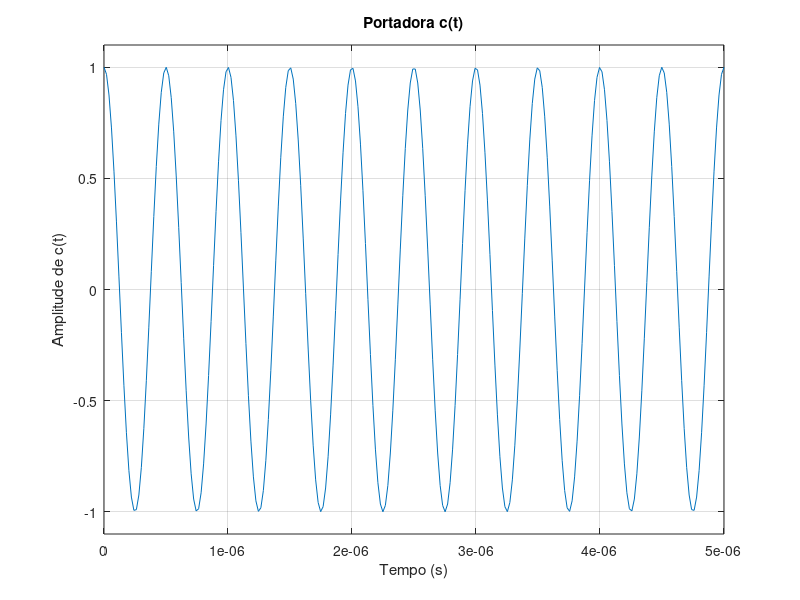
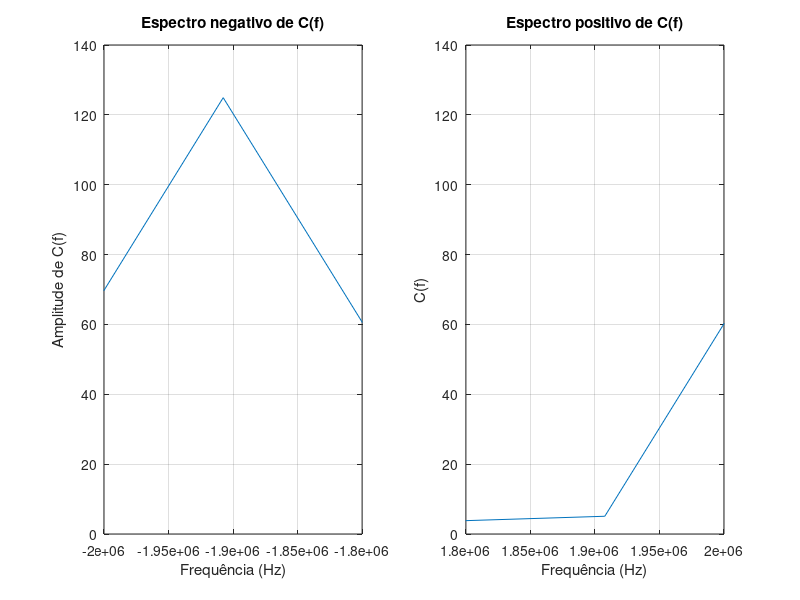
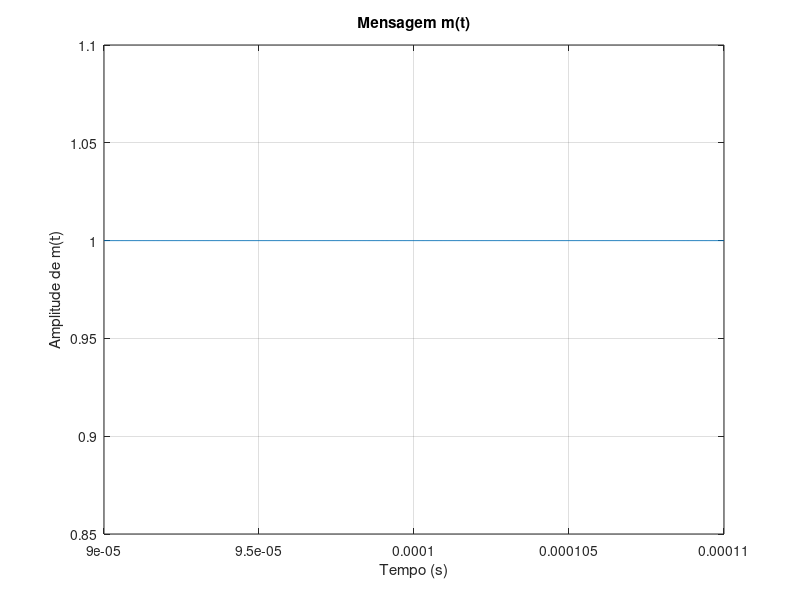

Write the MATLAB code that produced these figures, in order. (Note: this script raises an error after producing the figures.)
%%%%%%%%%%%%%%%%%%%%%%%%%%%%%%% PCOM SEL 0616 %%%%%%%%%%%%%%%%%%%%%%%%%%%%%

%Carlos Henrique Hannas de Carvalho, nUSP: 11965988

%%%%%%%%%%%%%%%%%%%%%%%%%%%%%%%%%%%%%%%%%%%%%%%%%%%%%%%%%%%%%%%%%%%%%%%%%%%

close all
clear all

%%%%%%%%%%%%%%%%%%%%%%%%%%%%% DADOS INICIAIS %%%%%%%%%%%%%%%%%%%%%%%%%%%%%%

f_c = 2 * 10^6;                                                            %Frequencia da portadora (Hz)
f_samp = 50 * 10^6;                                                        %Frequencia de amostragem (Hz)

t_0 = 0;                                                                   %Tempo inicial (s)
t_f = 200 * 10^-6;                                                         %Tempo final (s)

%%%%%%%%%%%%%%%%%%%%%%%%%%%%%%% EXERCICIO 1 %%%%%%%%%%%%%%%%%%%%%%%%%%%%%%%

%Intervalo de amplitudes no grafico
A_min = -1.1; 
A_max = 1.1;

t_f1 = 5 * 10^-6;                                                          %Tempo final (s) para exercicio 1                                                           

N = f_samp * (t_f1 - t_0);                                                 %Quantidade de amostragens, no intervalo de tempo solicitado

t = linspace(t_0, t_f1, N+1);                                              %Vetor de tempo, com N amostras

c_t = cos(2 * pi * f_c * t);                                               %Funcao da portadora c(t)

ciclos = f_c * (t_f1 - t_0);                                               %Quantidade de ciclos no intervalo de tempo solicitado

%Plot da portadora c(t)
figure
plot(t, c_t)
xlabel('Tempo (s)')
ylabel('Amplitude de c(t)')
ylim([A_min, A_max])                                                       %Intervalo de amplitude do grafico 
title('Portadora c(t)');
grid on

%%%%%%%%%%%%%%%%%%%%%%%%%%%%%%%%%%%%%%%%%%%%%%%%%%%%%%%%%%%%%%%%%%%%%%%%%%%

%%%%%%%%%%%%%%%%%%%%%%%%%%%%%%% EXERCICIO 2 %%%%%%%%%%%%%%%%%%%%%%%%%%%%%%%

%Intervalo de frequencia para subplot negativo
f_neg_min = -2 * 10^6;
f_neg_max = -1.8 * 10^6;

%Intervalo de frequencia para subplot positivo
f_pos_min = 1.8 * 10^6;
f_pos_max = 2 * 10^6;

C_f = fft(c_t);                                                            %C(f): Transformada de Fourier de c(t)

f = linspace(-f_samp/2, f_samp/2, N+1);                                    %Vetor de amostragem de frequencias 

%Plot dos espectros negativo e positivo
figure
subplot(1,2,1)                                                             %Posicao do espectro negativo no grafico
plot(f, fftshift(abs(C_f)))
xlabel('Frequência (Hz)')
ylabel('Amplitude de C(f)')
xlim([f_neg_min, f_neg_max])                                               %Intervalo de frequencia do espectro negativo
title('Espectro negativo de C(f)')
grid on

subplot(1,2,2)                                                             %Posicao do espectro positivo no grafico
plot(f, fftshift(abs(C_f)))
xlabel('Frequência (Hz)')
ylabel('C(f)')
xlim([f_pos_min, f_pos_max])                                               %Intervalo de frequencia do espectro positivo
title('Espectro positivo de C(f)')
grid on

%%%%%%%%%%%%%%%%%%%%%%%%%%%%%%%%%%%%%%%%%%%%%%%%%%%%%%%%%%%%%%%%%%%%%%%%%%%

%%%%%%%%%%%%%%%%%%%%%%%%%%%%%%% EXERCICIO 3 %%%%%%%%%%%%%%%%%%%%%%%%%%%%%%%

%Intervalo de tempo para plot
t_i3 = 90 * 10^-6;                                                         %Tempo inicial (s) do exercicio 3
t_f3 = 110 * 10^-6;                                                        %Tempo final (s) do exercicio 3

N = (t_f3 - t_i3) * f_samp;

t = linspace(t_i3, t_f3, round(N));                                        %Vetor de tempo, com N amostras 

m_t = sinc(t - (100 * 10^-6));                                             %Funcao m(t)

%Plot da mensagem m(t)
figure
plot(t, m_t);
xlabel('Tempo (s)')
ylabel('Amplitude de m(t)')
title('Mensagem m(t)')
grid on

%%%%%%%%%%%%%%%%%%%%%%%%%%%%%%%%%%%%%%%%%%%%%%%%%%%%%%%%%%%%%%%%%%%%%%%%%%%

%%%%%%%%%%%%%%%%%%%%%%%%%%%%%%% EXERCICIO 4 %%%%%%%%%%%%%%%%%%%%%%%%%%%%%%%

%Intervalo de frequencia 
f_min = -2 * 10^6;
f_max = 2 * 10^6;

M_f = fft(m_t);                                                            %M(f): Transformada de Fourier de m(t)

f = linspace(-f_samp/2, f_samp/2, N+1);                                    %Vetor de amostragem de frequencias 

LMP = powerbw(abs(M_f), f);                                                %Calcula Largura de Meia Potencia (LMP)

%Plot do espectro de M(f)
figure
plot(f, fftshift(abs(M_f)));
xlabel('Frequência (Hz)')
ylabel('Amplitude de M(f)')
xlim([f_min, f_max])                                                       %Intervalo de frequencias no grafico
title('Espectro de M(f)')
grid on

%%%%%%%%%%%%%%%%%%%%%%%%%%%%%%%%%%%%%%%%%%%%%%%%%%%%%%%%%%%%%%%%%%%%%%%%%%%
